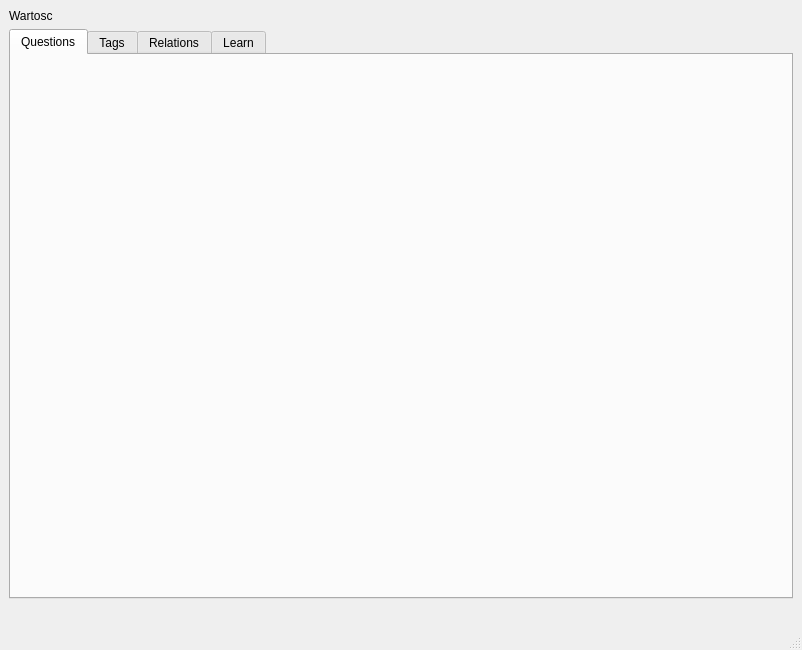
<?xml version="1.0" encoding="UTF-8"?>
<ui version="4.0">
 <class>MainWindow</class>
 <widget class="QMainWindow" name="MainWindow">
  <property name="geometry">
   <rect>
    <x>0</x>
    <y>0</y>
    <width>802</width>
    <height>650</height>
   </rect>
  </property>
  <property name="windowTitle">
   <string>MainWindow</string>
  </property>
  <widget class="QWidget" name="centralwidget">
   <layout class="QVBoxLayout" name="verticalLayout">
    <item>
     <widget class="QLabel" name="l_output">
      <property name="text">
       <string>Wartosc</string>
      </property>
     </widget>
    </item>
    <item>
     <layout class="QHBoxLayout" name="horizontalLayout_2"/>
    </item>
    <item>
     <widget class="QTabWidget" name="tabs">
      <property name="currentIndex">
       <number>0</number>
      </property>
      <widget class="QWidget" name="tab_questions">
       <attribute name="title">
        <string>Questions</string>
       </attribute>
       <widget class="QuestionView" name="quesiton_view" native="true"/>
      </widget>
      <widget class="QWidget" name="tab_tags">
       <attribute name="title">
        <string>Tags</string>
       </attribute>
       <widget class="TagView" name="tag_view" native="true"/>
      </widget>
      <widget class="QWidget" name="tab_relations">
       <attribute name="title">
        <string>Relations</string>
       </attribute>
       <widget class="RelationView" name="relation_view" native="true"/>
      </widget>
      <widget class="QWidget" name="tab_learn">
       <attribute name="title">
        <string>Learn</string>
       </attribute>
       <widget class="LearnView" name="learn_view" native="true"/>
      </widget>
     </widget>
    </item>
    <item>
     <widget class="QLabel" name="l_info">
      <property name="autoFillBackground">
       <bool>true</bool>
      </property>
      <property name="text">
       <string/>
      </property>
     </widget>
    </item>
   </layout>
  </widget>
  <widget class="QStatusBar" name="statusbar"/>
 </widget>
 <customwidgets>
  <customwidget>
   <class>QuestionView</class>
   <extends>QWidget</extends>
   <header>Views/questionview.h</header>
  </customwidget>
  <customwidget>
   <class>TagView</class>
   <extends>QWidget</extends>
   <header>Views/tagview.h</header>
  </customwidget>
  <customwidget>
   <class>RelationView</class>
   <extends>QWidget</extends>
   <header>Views/relationview.h</header>
  </customwidget>
  <customwidget>
   <class>LearnView</class>
   <extends>QWidget</extends>
   <header>Views/learnview.h</header>
  </customwidget>
 </customwidgets>
 <resources/>
 <connections/>
</ui>
